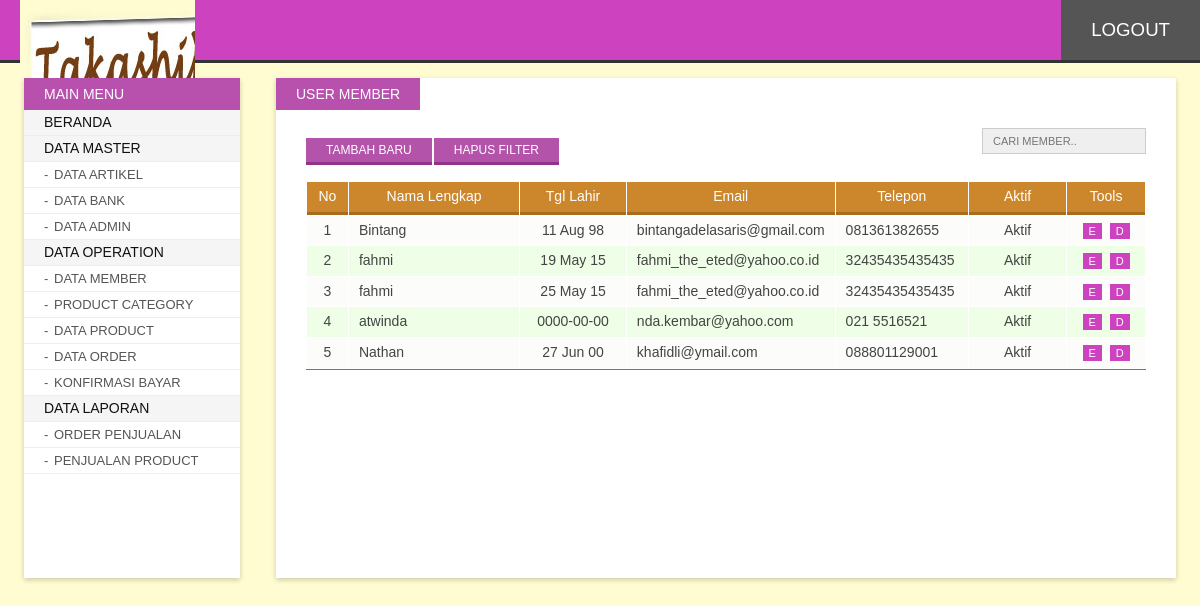
/admin/index.php?p=member (signed in), run on the app's committed database.
### tables this page shows
CREATE TABLE `member` (
  `id` int(10) NOT NULL,
  `nama_lengkap` varchar(250) NOT NULL,
  `tgl_lahir` date NOT NULL,
  `jenis_kelamin` enum('L','P') NOT NULL DEFAULT 'L',
  `email` varchar(50) DEFAULT NULL,
  `telepon` varchar(50) DEFAULT NULL,
  `kota` varchar(50) DEFAULT NULL,
  `kode_pos` varchar(50) DEFAULT NULL,
  `alamat` varchar(50) DEFAULT NULL,
  `username` varchar(50) DEFAULT NULL,
  `password` varchar(50) DEFAULT NULL,
  `status` int(2) DEFAULT '1'
);

### include/function.php (called while the page is built, shortened)
<?php
	function showDate($date){
		if($date == "0000-00-00" || $date == "") return "0000-00-00";
		return date("d M y", strtotime($date));
	}
?>

### admin/content/member.php (the view, shortened to what this page needs)
<?php
	$limit = 10;
	if(isset($_GET['h'])){
		$page = $_GET['h'];
   		$offset = $limit * ($page - 1);
	} else {
		$offset = 0;
	}
	$search = "";
	$resQry = "SELECT * FROM member
		WHERE 0=0 ".$search."
		ORDER BY id DESC
		LIMIT ".$offset.",".$limit;
	$results = mysql_query($resQry);
	$countResults = mysql_num_rows($results);
?>
<span class="page-title">User member</span>
<div class="inner">
<div class="searchform">
	<form action="index.php" method="get">
   	  <input type="text" value="<?php echo isset($_GET['s'])?$_GET['s']:'';?>" id="search" name="s" placeholder="Cari Member..">
    </form>
</div>
<a class="addButton button" href="?p=addMember" title="Add New Record">Tambah Baru</a>
<a class="addButton button" href="?p=<?php echo $_GET['p'];?>" title="Clear Filter">Hapus Filter</a>
<div class="clr"></div><br>
<table id="listTable" width="100%" cellpadding="5" cellspacing="1">
  <thead>
    <tr>
      <td width="5%">No</td>
      <td width="23%">Nama Lengkap</td>
      <td width="14%">Tgl Lahir</td>
      <td width="19%">Email</td>
      <td width="16%">Telepon</td>
      <td width="13%" align="center">Aktif</td>
      <td width="10%">Tools</td>
    </tr>
  </thead>
  <tbody>
    <?php
	if($countResults > 0){
		$i = 1;
		while($r = mysql_fetch_array($results)){
	?>
    <tr class="<?php echo ($i%2)==0?'odd':'';?>">
      <td align="center"><?php echo $i;?></td>
      <td><?php echo $r['nama_lengkap'];?></td>
      <td align="center"><?php echo showDate($r['tgl_lahir']);?></td>
      <td><?php echo $r['email'];?></td>
      <td><?php echo $r['telepon'];?></td>
      <td align="center"><?php echo $r['status']==1?'Aktif':'Non Aktif';?></td>
      <td align="center"><a class="bTools" href="?p=edMember&id=<?php echo $r['id'];?>" title="Edit">E</a> <a class="bTools" href="?p=delMember&id=<?php echo $r['id'];?>" title="Delete" onclick="return confirm('Hapus user <?php echo $r['nama_lengkap'];?> ?');">D</a> </td>
    </tr>
    <?php $i++; }
	} else  {
    ?>
    <tr>
      <td colspan="7" align="center">Record Not Available</td>
      </tr>
    <?php } ?>
  </tbody>
</table>
</div>

### admin/asset/css/style.css (style rules this page uses)
body#bd { font-family:Calibri, Arial, Helvetica, sans-serif; background:#fffcd2; overflow-y:scroll; font-size:14px; color:#333; padding:0; margin:0; }
.button, .button:hover, .button:focus, .animate, .animate:hover, .pagination li a, .pagination li a:hover, .navigation ul li a, .navigation ul li a:hover, .searchform #search, .searchform #search:focus, #listTable tbody tr, #listTable tbody tr:hover { -webkit-transition: all 0.3s ease-in-out; -moz-transition: all 0.3s ease-in-out; -ms-transition: all 0.3s ease-in-out; -o-transition: all 0.3s ease-in-out; transition: all 0.3s ease-in-out; }
a { text-decoration:none; color:#993300; }
.button { background:#b453aa; color:#fff; font-size:12px; padding:5px 20px; border:none; cursor:pointer; text-transform:uppercase; margin:10px 2px 0 0; border-bottom:solid 3px #923388; }
.addButton { float:left; }
div.contentwrap span.page-title { text-transform:uppercase; background:#b851ad; padding:8px 20px; position:absolute; color:#fff; left:0; top:0; }
div.contentwrap > .inner { margin:0 30px; font-size:14px; padding:50px 0 30px; }
div.searchform { float:right; }
div.searchform #search { border:solid 1px #ccc; background:#efefef; padding:6px 10px; outline:none; font-size:11px; font-family:inherit; text-transform:uppercase; }
#listTable { background:#fff; border-bottom:solid 1px #a96c1d; }
#listTable thead tr td { background:#cc872d; text-align:center; color:#fff; padding:5px 10px; line-height:1.4; position:relative; border-bottom:solid 3px #a96c1d; }
#listTable tbody tr { background:#fcfcfb; }
#listTable tbody tr td { color:#444; padding:5px 10px; line-height:1.4; }
#listTable tbody tr.odd { background:#effee6; }
a.bTools { background:#cd42bf; color:#fff; font-size:11px; padding:2px 6px; margin:0 2px; }

### data on the page
member: nama_lengkap "Bintang", tgl_lahir "11 Aug 98", email "bintangadelasaris@gmail.com", telepon "081361382655", status "Aktif"
member: nama_lengkap "fahmi", tgl_lahir "19 May 15", email "fahmi_the_eted@yahoo.co.id", telepon "32435435435435", status "Aktif"
member: nama_lengkap "fahmi", tgl_lahir "25 May 15", email "fahmi_the_eted@yahoo.co.id", telepon "32435435435435", status "Aktif"
member: nama_lengkap "atwinda", tgl_lahir "0000-00-00", email "nda.kembar@yahoo.com", telepon "021 5516521", status "Aktif"
member: nama_lengkap "Nathan", tgl_lahir "27 Jun 00", email "khafidli@ymail.com", telepon "088801129001", status "Aktif"
